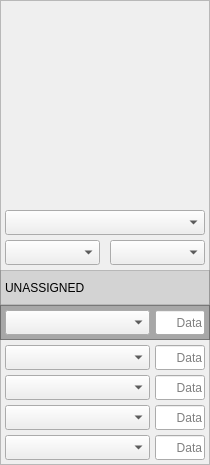
    <widget class="QFrame" name="arti_sdoe_area">
     <property name="geometry">
      <rect>
       <x>515</x>
       <y>5</y>
       <width>210</width>
       <height>465</height>
      </rect>
     </property>
     <property name="sizePolicy">
      <sizepolicy hsizetype="Fixed" vsizetype="Fixed">
       <horstretch>0</horstretch>
       <verstretch>0</verstretch>
      </sizepolicy>
     </property>
     <property name="minimumSize">
      <size>
       <width>210</width>
       <height>465</height>
      </size>
     </property>
     <property name="maximumSize">
      <size>
       <width>210</width>
       <height>465</height>
      </size>
     </property>
     <property name="styleSheet">
      <string notr="true">#arti_sdoe_area {border-top-left-radius: 5px; border-bottom-left-radius: 5px; border-bottom-right-radius: 5px; background-color: rgba(128, 128, 128, 64);}</string>
     </property>
     <property name="frameShape">
      <enum>QFrame::Shape::StyledPanel</enum>
     </property>
     <property name="frameShadow">
      <enum>QFrame::Shadow::Raised</enum>
     </property>
     <widget class="QComboBox" name="arti_sdoe_name_c">
      <property name="geometry">
       <rect>
        <x>5</x>
        <y>405</y>
        <width>145</width>
        <height>25</height>
       </rect>
      </property>
      <property name="sizePolicy">
       <sizepolicy hsizetype="Fixed" vsizetype="Fixed">
        <horstretch>0</horstretch>
        <verstretch>0</verstretch>
       </sizepolicy>
      </property>
      <property name="minimumSize">
       <size>
        <width>145</width>
        <height>25</height>
       </size>
      </property>
      <property name="maximumSize">
       <size>
        <width>145</width>
        <height>25</height>
       </size>
      </property>
      <property name="styleSheet">
       <string notr="true">font: 10pt &quot;IBM Plex Sans&quot;;</string>
      </property>
     </widget>
     <widget class="QLineEdit" name="arti_sdoe_data_d">
      <property name="geometry">
       <rect>
        <x>155</x>
        <y>435</y>
        <width>50</width>
        <height>25</height>
       </rect>
      </property>
      <property name="sizePolicy">
       <sizepolicy hsizetype="Fixed" vsizetype="Fixed">
        <horstretch>0</horstretch>
        <verstretch>0</verstretch>
       </sizepolicy>
      </property>
      <property name="minimumSize">
       <size>
        <width>50</width>
        <height>25</height>
       </size>
      </property>
      <property name="maximumSize">
       <size>
        <width>50</width>
        <height>25</height>
       </size>
      </property>
      <property name="styleSheet">
       <string notr="true">font: 10pt &quot;IBM Plex Sans&quot;;</string>
      </property>
      <property name="alignment">
       <set>Qt::AlignmentFlag::AlignRight|Qt::AlignmentFlag::AlignTrailing|Qt::AlignmentFlag::AlignVCenter</set>
      </property>
      <property name="readOnly">
       <bool>false</bool>
      </property>
      <property name="placeholderText">
       <string>Data</string>
      </property>
     </widget>
     <widget class="QFrame" name="arti_sdoe_main">
      <property name="geometry">
       <rect>
        <x>0</x>
        <y>305</y>
        <width>210</width>
        <height>35</height>
       </rect>
      </property>
      <property name="sizePolicy">
       <sizepolicy hsizetype="Fixed" vsizetype="Fixed">
        <horstretch>0</horstretch>
        <verstretch>0</verstretch>
       </sizepolicy>
      </property>
      <property name="minimumSize">
       <size>
        <width>210</width>
        <height>35</height>
       </size>
      </property>
      <property name="maximumSize">
       <size>
        <width>210</width>
        <height>35</height>
       </size>
      </property>
      <property name="styleSheet">
       <string notr="true">#arti_sdoe_main {background-color: rgba(96, 96, 96, 128);}</string>
      </property>
      <property name="frameShape">
       <enum>QFrame::Shape::StyledPanel</enum>
      </property>
      <property name="frameShadow">
       <enum>QFrame::Shadow::Raised</enum>
      </property>
      <widget class="QComboBox" name="arti_sdoe_name_main">
       <property name="geometry">
        <rect>
         <x>5</x>
         <y>5</y>
         <width>145</width>
         <height>25</height>
        </rect>
       </property>
       <property name="sizePolicy">
        <sizepolicy hsizetype="Fixed" vsizetype="Fixed">
         <horstretch>0</horstretch>
         <verstretch>0</verstretch>
        </sizepolicy>
       </property>
       <property name="minimumSize">
        <size>
         <width>145</width>
         <height>25</height>
        </size>
       </property>
       <property name="maximumSize">
        <size>
         <width>145</width>
         <height>25</height>
        </size>
       </property>
       <property name="styleSheet">
        <string notr="true">font: 10pt &quot;IBM Plex Sans&quot;;</string>
       </property>
      </widget>
      <widget class="QLineEdit" name="arti_sdoe_data_main">
       <property name="geometry">
        <rect>
         <x>155</x>
         <y>5</y>
         <width>50</width>
         <height>25</height>
        </rect>
       </property>
       <property name="sizePolicy">
        <sizepolicy hsizetype="Fixed" vsizetype="Fixed">
         <horstretch>0</horstretch>
         <verstretch>0</verstretch>
        </sizepolicy>
       </property>
       <property name="minimumSize">
        <size>
         <width>50</width>
         <height>25</height>
        </size>
       </property>
       <property name="maximumSize">
        <size>
         <width>50</width>
         <height>25</height>
        </size>
       </property>
       <property name="styleSheet">
        <string notr="true">font: 10pt &quot;IBM Plex Sans&quot;;</string>
       </property>
       <property name="alignment">
        <set>Qt::AlignmentFlag::AlignRight|Qt::AlignmentFlag::AlignTrailing|Qt::AlignmentFlag::AlignVCenter</set>
       </property>
       <property name="readOnly">
        <bool>true</bool>
       </property>
       <property name="placeholderText">
        <string>Data</string>
       </property>
      </widget>
     </widget>
     <widget class="QComboBox" name="arti_sdoe_name_d">
      <property name="geometry">
       <rect>
        <x>5</x>
        <y>435</y>
        <width>145</width>
        <height>25</height>
       </rect>
      </property>
      <property name="sizePolicy">
       <sizepolicy hsizetype="Fixed" vsizetype="Fixed">
        <horstretch>0</horstretch>
        <verstretch>0</verstretch>
       </sizepolicy>
      </property>
      <property name="minimumSize">
       <size>
        <width>145</width>
        <height>25</height>
       </size>
      </property>
      <property name="maximumSize">
       <size>
        <width>145</width>
        <height>25</height>
       </size>
      </property>
      <property name="styleSheet">
       <string notr="true">font: 10pt &quot;IBM Plex Sans&quot;;</string>
      </property>
     </widget>
     <widget class="QLineEdit" name="arti_sdoe_data_b">
      <property name="geometry">
       <rect>
        <x>155</x>
        <y>375</y>
        <width>50</width>
        <height>25</height>
       </rect>
      </property>
      <property name="sizePolicy">
       <sizepolicy hsizetype="Fixed" vsizetype="Fixed">
        <horstretch>0</horstretch>
        <verstretch>0</verstretch>
       </sizepolicy>
      </property>
      <property name="minimumSize">
       <size>
        <width>50</width>
        <height>25</height>
       </size>
      </property>
      <property name="maximumSize">
       <size>
        <width>50</width>
        <height>25</height>
       </size>
      </property>
      <property name="styleSheet">
       <string notr="true">font: 10pt &quot;IBM Plex Sans&quot;;</string>
      </property>
      <property name="alignment">
       <set>Qt::AlignmentFlag::AlignRight|Qt::AlignmentFlag::AlignTrailing|Qt::AlignmentFlag::AlignVCenter</set>
      </property>
      <property name="readOnly">
       <bool>false</bool>
      </property>
      <property name="placeholderText">
       <string>Data</string>
      </property>
     </widget>
     <widget class="QLineEdit" name="arti_sdoe_data_a">
      <property name="geometry">
       <rect>
        <x>155</x>
        <y>345</y>
        <width>50</width>
        <height>25</height>
       </rect>
      </property>
      <property name="sizePolicy">
       <sizepolicy hsizetype="Fixed" vsizetype="Fixed">
        <horstretch>0</horstretch>
        <verstretch>0</verstretch>
       </sizepolicy>
      </property>
      <property name="minimumSize">
       <size>
        <width>50</width>
        <height>25</height>
       </size>
      </property>
      <property name="maximumSize">
       <size>
        <width>50</width>
        <height>25</height>
       </size>
      </property>
      <property name="styleSheet">
       <string notr="true">font: 10pt &quot;IBM Plex Sans&quot;;</string>
      </property>
      <property name="alignment">
       <set>Qt::AlignmentFlag::AlignRight|Qt::AlignmentFlag::AlignTrailing|Qt::AlignmentFlag::AlignVCenter</set>
      </property>
      <property name="readOnly">
       <bool>false</bool>
      </property>
      <property name="placeholderText">
       <string>Data</string>
      </property>
     </widget>
     <widget class="QLineEdit" name="arti_sdoe_data_c">
      <property name="geometry">
       <rect>
        <x>155</x>
        <y>405</y>
        <width>50</width>
        <height>25</height>
       </rect>
      </property>
      <property name="sizePolicy">
       <sizepolicy hsizetype="Fixed" vsizetype="Fixed">
        <horstretch>0</horstretch>
        <verstretch>0</verstretch>
       </sizepolicy>
      </property>
      <property name="minimumSize">
       <size>
        <width>50</width>
        <height>25</height>
       </size>
      </property>
      <property name="maximumSize">
       <size>
        <width>50</width>
        <height>25</height>
       </size>
      </property>
      <property name="styleSheet">
       <string notr="true">font: 10pt &quot;IBM Plex Sans&quot;;</string>
      </property>
      <property name="alignment">
       <set>Qt::AlignmentFlag::AlignRight|Qt::AlignmentFlag::AlignTrailing|Qt::AlignmentFlag::AlignVCenter</set>
      </property>
      <property name="readOnly">
       <bool>false</bool>
      </property>
      <property name="placeholderText">
       <string>Data</string>
      </property>
     </widget>
     <widget class="QFrame" name="arti_sdoe_type_area">
      <property name="geometry">
       <rect>
        <x>0</x>
        <y>270</y>
        <width>210</width>
        <height>35</height>
       </rect>
      </property>
      <property name="sizePolicy">
       <sizepolicy hsizetype="Fixed" vsizetype="Fixed">
        <horstretch>0</horstretch>
        <verstretch>0</verstretch>
       </sizepolicy>
      </property>
      <property name="minimumSize">
       <size>
        <width>210</width>
        <height>35</height>
       </size>
      </property>
      <property name="maximumSize">
       <size>
        <width>210</width>
        <height>35</height>
       </size>
      </property>
      <property name="styleSheet">
       <string notr="true">#arti_sdoe_type_area {background-color: rgba(128, 128, 128, 64);}</string>
      </property>
      <property name="frameShape">
       <enum>QFrame::Shape::StyledPanel</enum>
      </property>
      <property name="frameShadow">
       <enum>QFrame::Shadow::Raised</enum>
      </property>
      <widget class="QLabel" name="arti_sdoe_type_name">
       <property name="geometry">
        <rect>
         <x>5</x>
         <y>5</y>
         <width>200</width>
         <height>25</height>
        </rect>
       </property>
       <property name="sizePolicy">
        <sizepolicy hsizetype="Fixed" vsizetype="Fixed">
         <horstretch>0</horstretch>
         <verstretch>0</verstretch>
        </sizepolicy>
       </property>
       <property name="minimumSize">
        <size>
         <width>200</width>
         <height>25</height>
        </size>
       </property>
       <property name="maximumSize">
        <size>
         <width>200</width>
         <height>25</height>
        </size>
       </property>
       <property name="styleSheet">
        <string notr="true">font: 10pt &quot;IBM Plex Sans&quot;;</string>
       </property>
       <property name="text">
        <string>UNASSIGNED</string>
       </property>
      </widget>
     </widget>
     <widget class="QComboBox" name="arti_sdoe_name_a">
      <property name="geometry">
       <rect>
        <x>5</x>
        <y>345</y>
        <width>145</width>
        <height>25</height>
       </rect>
      </property>
      <property name="sizePolicy">
       <sizepolicy hsizetype="Fixed" vsizetype="Fixed">
        <horstretch>0</horstretch>
        <verstretch>0</verstretch>
       </sizepolicy>
      </property>
      <property name="minimumSize">
       <size>
        <width>145</width>
        <height>25</height>
       </size>
      </property>
      <property name="maximumSize">
       <size>
        <width>145</width>
        <height>25</height>
       </size>
      </property>
      <property name="styleSheet">
       <string notr="true">font: 10pt &quot;IBM Plex Sans&quot;;</string>
      </property>
     </widget>
     <widget class="QComboBox" name="arti_sdoe_name_b">
      <property name="geometry">
       <rect>
        <x>5</x>
        <y>375</y>
        <width>145</width>
        <height>25</height>
       </rect>
      </property>
      <property name="sizePolicy">
       <sizepolicy hsizetype="Fixed" vsizetype="Fixed">
        <horstretch>0</horstretch>
        <verstretch>0</verstretch>
       </sizepolicy>
      </property>
      <property name="minimumSize">
       <size>
        <width>145</width>
        <height>25</height>
       </size>
      </property>
      <property name="maximumSize">
       <size>
        <width>145</width>
        <height>25</height>
       </size>
      </property>
      <property name="styleSheet">
       <string notr="true">font: 10pt &quot;IBM Plex Sans&quot;;</string>
      </property>
     </widget>
     <widget class="QComboBox" name="arti_sdoe_levl">
      <property name="geometry">
       <rect>
        <x>5</x>
        <y>240</y>
        <width>95</width>
        <height>25</height>
       </rect>
      </property>
      <property name="sizePolicy">
       <sizepolicy hsizetype="Fixed" vsizetype="Fixed">
        <horstretch>0</horstretch>
        <verstretch>0</verstretch>
       </sizepolicy>
      </property>
      <property name="minimumSize">
       <size>
        <width>95</width>
        <height>25</height>
       </size>
      </property>
      <property name="maximumSize">
       <size>
        <width>95</width>
        <height>25</height>
       </size>
      </property>
      <property name="styleSheet">
       <string notr="true">font: 10pt &quot;IBM Plex Sans&quot;;</string>
      </property>
     </widget>
     <widget class="QComboBox" name="arti_sdoe_rare">
      <property name="geometry">
       <rect>
        <x>110</x>
        <y>240</y>
        <width>95</width>
        <height>25</height>
       </rect>
      </property>
      <property name="sizePolicy">
       <sizepolicy hsizetype="Fixed" vsizetype="Fixed">
        <horstretch>0</horstretch>
        <verstretch>0</verstretch>
       </sizepolicy>
      </property>
      <property name="minimumSize">
       <size>
        <width>95</width>
        <height>25</height>
       </size>
      </property>
      <property name="maximumSize">
       <size>
        <width>95</width>
        <height>25</height>
       </size>
      </property>
      <property name="styleSheet">
       <string notr="true">font: 10pt &quot;IBM Plex Sans&quot;;</string>
      </property>
     </widget>
     <widget class="QComboBox" name="arti_sdoe_type">
      <property name="geometry">
       <rect>
        <x>5</x>
        <y>210</y>
        <width>200</width>
        <height>25</height>
       </rect>
      </property>
      <property name="sizePolicy">
       <sizepolicy hsizetype="Fixed" vsizetype="Fixed">
        <horstretch>0</horstretch>
        <verstretch>0</verstretch>
       </sizepolicy>
      </property>
      <property name="minimumSize">
       <size>
        <width>200</width>
        <height>25</height>
       </size>
      </property>
      <property name="maximumSize">
       <size>
        <width>200</width>
        <height>25</height>
       </size>
      </property>
      <property name="styleSheet">
       <string notr="true">font: 10pt &quot;IBM Plex Sans&quot;;</string>
      </property>
     </widget>
     <widget class="QLabel" name="arti_sdoe_head_area">
      <property name="geometry">
       <rect>
        <x>5</x>
        <y>5</y>
        <width>200</width>
        <height>200</height>
       </rect>
      </property>
      <property name="sizePolicy">
       <sizepolicy hsizetype="Fixed" vsizetype="Fixed">
        <horstretch>0</horstretch>
        <verstretch>0</verstretch>
       </sizepolicy>
      </property>
      <property name="minimumSize">
       <size>
        <width>200</width>
        <height>200</height>
       </size>
      </property>
      <property name="maximumSize">
       <size>
        <width>200</width>
        <height>200</height>
       </size>
      </property>
      <property name="styleSheet">
       <string notr="true"/>
      </property>
      <property name="text">
       <string/>
      </property>
      <property name="pixmap">
       <pixmap resource="rare.qrc">:/rare/imgs/rare/star_1.webp</pixmap>
      </property>
      <property name="scaledContents">
       <bool>true</bool>
      </property>
      <property name="alignment">
       <set>Qt::AlignmentFlag::AlignCenter</set>
      </property>
     </widget>
     <widget class="QLabel" name="arti_sdoe_head_icon">
      <property name="geometry">
       <rect>
        <x>25</x>
        <y>25</y>
        <width>160</width>
        <height>160</height>
       </rect>
      </property>
      <property name="sizePolicy">
       <sizepolicy hsizetype="Fixed" vsizetype="Fixed">
        <horstretch>0</horstretch>
        <verstretch>0</verstretch>
       </sizepolicy>
      </property>
      <property name="minimumSize">
       <size>
        <width>160</width>
        <height>160</height>
       </size>
      </property>
      <property name="maximumSize">
       <size>
        <width>160</width>
        <height>160</height>
       </size>
      </property>
      <property name="text">
       <string/>
      </property>
      <property name="pixmap">
       <pixmap resource="arti.qrc">:/arti/imgs/arti/main/sdoe.png</pixmap>
      </property>
      <property name="scaledContents">
       <bool>true</bool>
      </property>
      <property name="alignment">
       <set>Qt::AlignmentFlag::AlignCenter</set>
      </property>
      <property name="margin">
       <number>1</number>
      </property>
     </widget>
    </widget>
